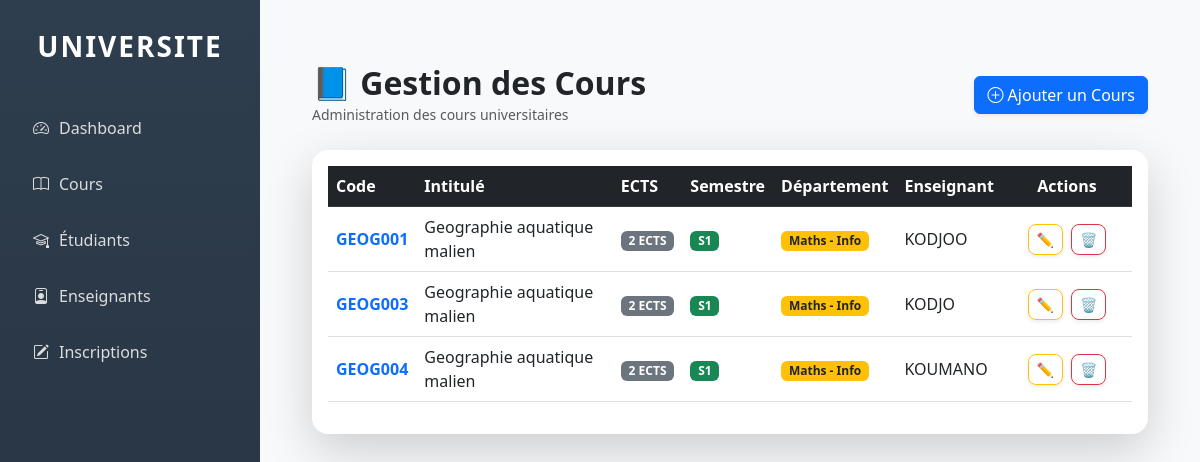
The app's page /cours/ with its own data.
### nosqlproject/models.py (models this page shows, shortened)
class Cours(models.Model):
    DEPARTEMENT_CHOICES = [
        ('Anglais', 'Anglais'),
        ('Histoire', 'Histoire'),
        ('Geographie', 'Geographie'),
        ('Math-info', 'Math-info'),
    ]
    code_cours = models.CharField(max_length=20)
    intitule = models.CharField(max_length=100)
    description = models.TextField()
    credit_ects = models.IntegerField()
    semestre = models.CharField(max_length=10)
    niveau = models.CharField(max_length=10)
    departement = models.CharField(max_length=100)
    prerequis = models.CharField(max_length=200, blank=True, null=True)
    enseignant = models.ForeignKey('Enseignant', on_delete=models.CASCADE)

class Enseignant(models.Model):
    DEPARTEMENT_CHOICES = [
        ('Maths - Info', 'Maths - Info'),
        ('Anglais', 'Anglais'),
    ]
    GRADE_CHOICES = [
        ('PT', 'PT'),
        ('MC', 'MC'),
    ]
    num_ens = models.CharField(max_length=10, unique=True, null=False, blank=False)
    nom = models.CharField(max_length=100)
    prenoms = models.CharField(max_length=150)
    email = models.EmailField(unique=True)
    departement = models.CharField(max_length=100, choices=DEPARTEMENT_CHOICES)
    grade = models.CharField(max_length=50, choices=GRADE_CHOICES)
    specialite = models.CharField(max_length=100)
    def __str__(self):
        return self.nom

### nosqlproject/views.py (the view)
# urls.py: path('cours/', views.cours_list, name='cours_list'),
def cours_list(request):
    cours = Cours.objects.all()
    paginator = Paginator(cours, 5)
    page_number = request.GET.get('page')
    page_obj = paginator.get_page(page_number)
    return render(request, 'nosqlproject/cours_list.html', {
        'cours_list': cours
    })

### nosqlproject/templates/nosqlproject/cours_list.html (shortened to what this page needs)
{% extends 'nosqlproject/base.html' %}
{% block content %}
<div class="container mt-4">
    <div class="d-flex justify-content-between align-items-center mb-4">
        <div>
            <h2 class="fw-bold mb-0">📘 Gestion des Cours</h2>
            <small class="text-muted">
                Administration des cours universitaires
            </small>
        </div>
        <a href="{% url 'cours_create' %}" class="btn btn-primary shadow-sm">
            <i class="bi bi-plus-circle"></i> Ajouter un Cours
        </a>
    </div>
    <div class="card border-0 shadow-lg rounded-4">
        <div class="card-body">
            <div class="table-responsive">
                <table id="coursTable" class="table table-hover align-middle">
                    <thead class="table-dark">
                        <tr>
                            <th>Code</th>
                            <th>Intitulé</th>
                            <th>ECTS</th>
                            <th>Semestre</th>
                            <th>Département</th>
                            <th>Enseignant</th>
                            <th class="text-center" style="width:130px;">Actions</th>
                        </tr>
                    </thead>
                    <tbody>
                        {% for cours in cours_list %}
                        <tr>
                            <td class="fw-bold text-primary">
                                {{ cours.code_cours }}
                            </td>
                            <td>{{ cours.intitule }}</td>
                            <td>
                                <span class="badge bg-secondary">
                                    {{ cours.credit_ects }} ECTS
                                </span>
                            </td>
                            <td>
                                {% if cours.semestre == "S1" %}
                                    <span class="badge bg-success">
                                        {{ cours.semestre }}
                                    </span>
                                {% else %}
                                    <span class="badge bg-info text-dark">
                                        {{ cours.semestre }}
                                    </span>
                                {% endif %}
                            </td>
                            <td>
                                <span class="badge bg-warning text-dark">
                                    {{ cours.departement }}
                                </span>
                            </td>
                            <td>
                                {{ cours.enseignant }}
                            </td>
                            <td class="text-center">
                                <div class="d-flex justify-content-center gap-2">
                                    <a href="{% url 'cours_update' cours.pk %}"
                                       class="btn btn-sm btn-outline-warning rounded-3 shadow-sm">
                                        ✏️
                                    </a>
                                    <a href="{% url 'cours_delete' cours.pk %}"
                                       class="btn btn-sm btn-outline-danger rounded-3 shadow-sm">
                                        🗑️
                                    </a>
                                </div>
                            </td>
                        </tr>
                        {% empty %}
                        <tr>
                            <td colspan="7" class="text-center text-muted py-4">
                                Aucun cours disponible
                            </td>
                        </tr>
                        {% endfor %}
                    </tbody>
                </table>
            </div>
        </div>
    </div>
</div>
{% endblock %}

### nosqlproject/templates/nosqlproject/base.html (shortened to what this page needs)
<!DOCTYPE html>
<html lang="fr">
<head>
    <link href="https://cdn.jsdelivr.net/npm/bootstrap@5.3.0/dist/css/bootstrap.min.css" rel="stylesheet">
    <link href="https://cdn.jsdelivr.net/npm/bootstrap-icons/font/bootstrap-icons.css" rel="stylesheet">
    <link rel="stylesheet" href="https://cdn.datatables.net/1.13.6/css/dataTables.bootstrap5.min.css">
</head>
<body>
<div class="sidebar">
    <h3 class="logo">UNIVERSITE</h3>
    <ul class="menu">
        <li><a href="{% url 'dashboard' %}"><i class="bi bi-speedometer2"></i> Dashboard</a></li>
        <li><a href="{% url 'cours_list' %}"><i class="bi bi-book"></i> Cours</a></li>
        <li><a href="{% url 'etudiants_list' %}"><i class="bi bi-mortarboard"></i> Étudiants</a></li>
        <li><a href="{% url 'enseignants_list' %}"><i class="bi bi-person-badge"></i> Enseignants</a></li>
        <li><a href="{% url 'inscriptions_list' %}"><i class="bi bi-pencil-square"></i> Inscriptions</a></li>
    </ul>
</div>
<div class="content">
    {% block content %}
    {% endblock %}
</div>
</body>
</html>

### nosqlproject/templates/nosqlproject/base.html (style rules this page uses)
body { margin: 0; font-family: 'Segoe UI', sans-serif; background-color: #f8f9fa; }
.sidebar { width: 260px; height: 100vh; background: linear-gradient(180deg, #2f3e4e, #243140); color: white; position: fixed; left: 0; top: 0; padding-top: 30px; }
.logo { text-align: center; margin-bottom: 40px; font-weight: bold; letter-spacing: 2px; }
.menu { list-style: none; padding: 0; }
.menu li { margin: 8px 15px; }
.menu li a { display: flex; align-items: center; gap: 10px; padding: 12px 18px; text-decoration: none; color: #ddd; border-radius: 10px; transition: 0.3s ease; }
.content { margin-left: 260px; padding: 40px; min-height: 100vh; }

### records on screen
Cours: code_cours "GEOG001", intitule "Geographie aquatique malien", credit_ects "2", semestre "S1", departement "Maths - Info", enseignant "KODJOO"
Cours: code_cours "GEOG003", intitule "Geographie aquatique malien", credit_ects "2", semestre "S1", departement "Maths - Info", enseignant "KODJO"
Cours: code_cours "GEOG004", intitule "Geographie aquatique malien", credit_ects "2", semestre "S1", departement "Maths - Info", enseignant "KOUMANO"
